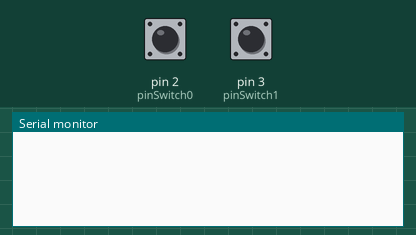
Recording of a sketch running on a simulated Arduino Uno, built with avr-gcc and run on an emulated ATmega328P. On the bench: the last lines printed to the serial monitor. The inputs (shaded band) are chosen by the test bench; at power-on: pin 2 (pinSwitch0) LOW, pin 3 (pinSwitch1) LOW.

Above: at 1.2 s.
1.3 s: pin 2 (pinSwitch0) pulled HIGH for 0.15 s
At 2.5 s:
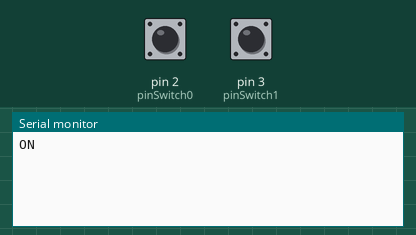
2.9 s: pin 3 (pinSwitch1) pulled HIGH for 0.15 s
At 3.7 s:
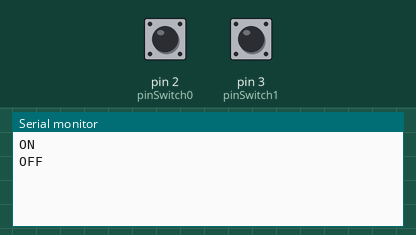

Measured:
- after the input at 1.3 s, the serial monitor: prints a new line at once (image 1)
- after the input at 2.9 s, the serial monitor: prints a new line at once (image 2)

The sketch:

print_char.ino
```cpp
int pinSwitch0 = 2;
int pinSwitch1 = 3;
void setup() {
  Serial.begin(115200);
  pinMode(pinSwitch0, INPUT);
  pinMode(pinSwitch1, INPUT);
  attachInterrupt(digitalPinToInterrupt(pinSwitch0), led_on, RISING);
  attachInterrupt(digitalPinToInterrupt(pinSwitch1), led_off, RISING);
}

void loop() {
}

void led_on()
{
  Serial.println("ON");
}

void led_off()
{
  Serial.println("OFF");
}
```
